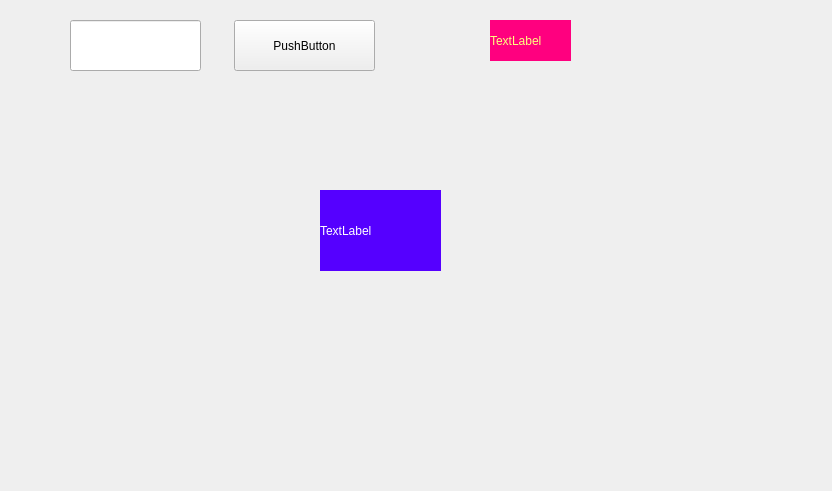
<?xml version="1.0" encoding="UTF-8"?>
<ui version="4.0">
 <class>Widget</class>
 <widget class="QWidget" name="Widget">
  <property name="geometry">
   <rect>
    <x>0</x>
    <y>0</y>
    <width>832</width>
    <height>491</height>
   </rect>
  </property>
  <property name="windowTitle">
   <string>Widget</string>
  </property>
  <widget class="QPushButton" name="pushButton">
   <property name="geometry">
    <rect>
     <x>234</x>
     <y>20</y>
     <width>141</width>
     <height>51</height>
    </rect>
   </property>
   <property name="text">
    <string>PushButton</string>
   </property>
  </widget>
  <widget class="QLineEdit" name="lineEdit">
   <property name="geometry">
    <rect>
     <x>70</x>
     <y>20</y>
     <width>131</width>
     <height>51</height>
    </rect>
   </property>
  </widget>
  <widget class="QLabel" name="label">
   <property name="geometry">
    <rect>
     <x>490</x>
     <y>20</y>
     <width>81</width>
     <height>41</height>
    </rect>
   </property>
   <property name="styleSheet">
    <string notr="true">background-color: rgb(255, 0, 127);
color: rgb(255, 255, 127);</string>
   </property>
   <property name="text">
    <string>TextLabel</string>
   </property>
  </widget>
  <widget class="QLabel" name="label_2">
   <property name="geometry">
    <rect>
     <x>320</x>
     <y>190</y>
     <width>121</width>
     <height>81</height>
    </rect>
   </property>
   <property name="styleSheet">
    <string notr="true">background-color: rgb(85, 0, 255);
font: 48pt &quot;AcadEref&quot;;
color: rgb(255, 255, 255);</string>
   </property>
   <property name="text">
    <string>TextLabel</string>
   </property>
  </widget>
 </widget>
 <layoutdefault spacing="6" margin="11"/>
 <resources/>
 <connections/>
</ui>
